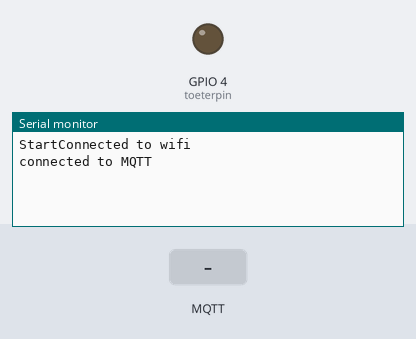
Bench run of a sketch on a simulated ESP8266 (NodeMCU). Shown: output pins drawn as LEDs (lit = HIGH), the last lines printed to the serial monitor. Inputs (shaded band) come from the test bench. WiFi joins after 1.5 s; servers stay silent unless stated; no MQTT or app messages arrive unless stated.

Above: at 2.7 s.
2.8 s: MQTT message "connection/toeter" arrives on the first subscribed topic
At 3.4 s:
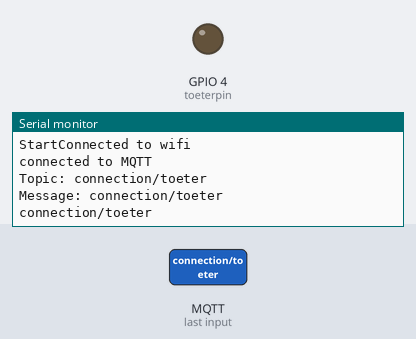
4.5 s: MQTT message "1" arrives on the first subscribed topic
At 5.7 s:
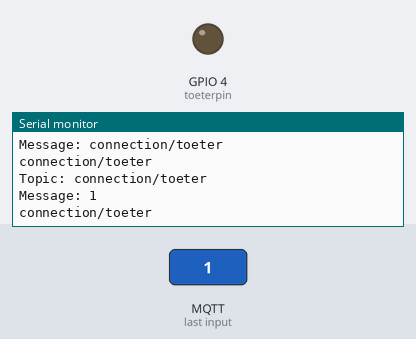
6.0 s: MQTT message "on" arrives on the first subscribed topic
At 7.0 s:
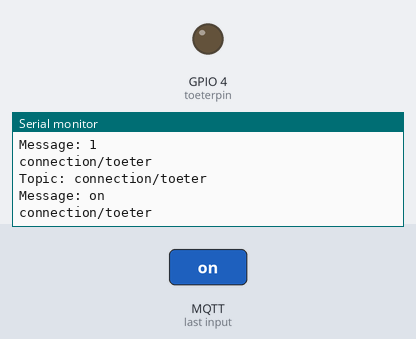

The sketch:

BorrolToeter2_0.ino
```cpp
#include <ESP8266WiFi.h>             // Wifi library
#include <WiFiClientSecure.h>
#include <PubSubClient.h>            // MQTT library
#include <DNSServer.h>               // Local DNS Server used for redirecting all requests to the configuration portal
#include <ESP8266WebServer.h>        // Local WebServer used to serve the configuration portal
#include <WiFiManager.h>             // https://github.com/tzapu/WiFiManager WiFi Configuration Magic

#include <ESP8266httpUpdate.h>       // OTA update

WiFiClientSecure wifiClientSecure;   // WiFi
WiFiClient wifiClient;
PubSubClient client(wifiClient);     // MQTT

// Function prototypes
void subscribeReceive(char* topic, byte* payload, unsigned int length);

// MQTT settings
const char* mqtt_server = "mqtt.orcaroeien.nl";
const int mqtt_port = 1883;
const char* mqtt_username = "webmaster";
const char* mqtt_password = "Pho3iesa";
const char* mqtt_client_name = "BorrolToeter";

bool isConnected = false;

int toeterpin = 4;

void setup()
{
  Serial.begin(115200);
  Serial.print("Start");
  pinMode(toeterpin, OUTPUT);
  digitalWrite(toeterpin, LOW);
  // Wifi Manager
  WiFiManager wifiManager;
  WiFiManagerParameter custom_text("<p>(c) 2020 by <a href=\"maito:sander.renken@gmail.com\">TEST123!@#</a></p>");
  wifiManager.addParameter(&custom_text);

  if (wifiManager.autoConnect("Name_of_the_network_from_the_arduino", "password for_connecting_to_the_arduino")){
    isConnected = true;
    Serial.println("Connected to wifi");
  }

  // MQTT
  client.setServer(mqtt_server, mqtt_port);
  client.setCallback(subscribeReceive);

  // configure updater
  ESPhttpUpdate.closeConnectionsOnUpdate(false);
  ESPhttpUpdate.setAuthorization("orca","haaldoor");

  client.subscribe("connection/toeter");
}

void loop()
{
  client.loop();
  if (!client.connected() && isConnected){
    reconnect();
  }
  delay(500);
}

void toeter()
{
  Serial.println("");
  Serial.println("Toeter");
  Serial.println("");
  digitalWrite(toeterpin, HIGH);
  delay(1500);
  digitalWrite(toeterpin, LOW);
  delay(1800000);
}

void subscribeReceive(char* topic, byte* payload, unsigned int length)
{
  Serial.println();
  // Print the topic
  Serial.print("Topic: ");
  Serial.println(topic);

  // Print the message
  Serial.print("Message: ");
  String msg = ""; // payload
  for (int i = 0; i < length; i++) {
    msg += ((char)payload[i]);
  }
  Serial.print(msg);

  // Print a newline
  Serial.println("");
  Serial.println(topic);

  if (strcmp(topic, "connection/toeter") == 0 && msg  == "COMMANDO_OM_TEGAAN_TOETEREN")
  {
    toeter();
  }
}

void reconnect() {
  // Loop until we're reconnected
  while (!client.connected()) {
    if (client.connect(mqtt_client_name, mqtt_username, mqtt_password, "connection/toeter", 0, 1, "0")) {

      client.subscribe("connection/toeter");
      Serial.println("connected to MQTT");
    }
  }
}
```

Measured:
- after the input at 2.8 s, the serial monitor: prints a new line after 0.26 s (image 1)
- after the input at 4.5 s, the serial monitor: prints a new line after 0.06 s (image 2)
- after the input at 6.0 s, the serial monitor: prints a new line after 0.06 s (image 3)
